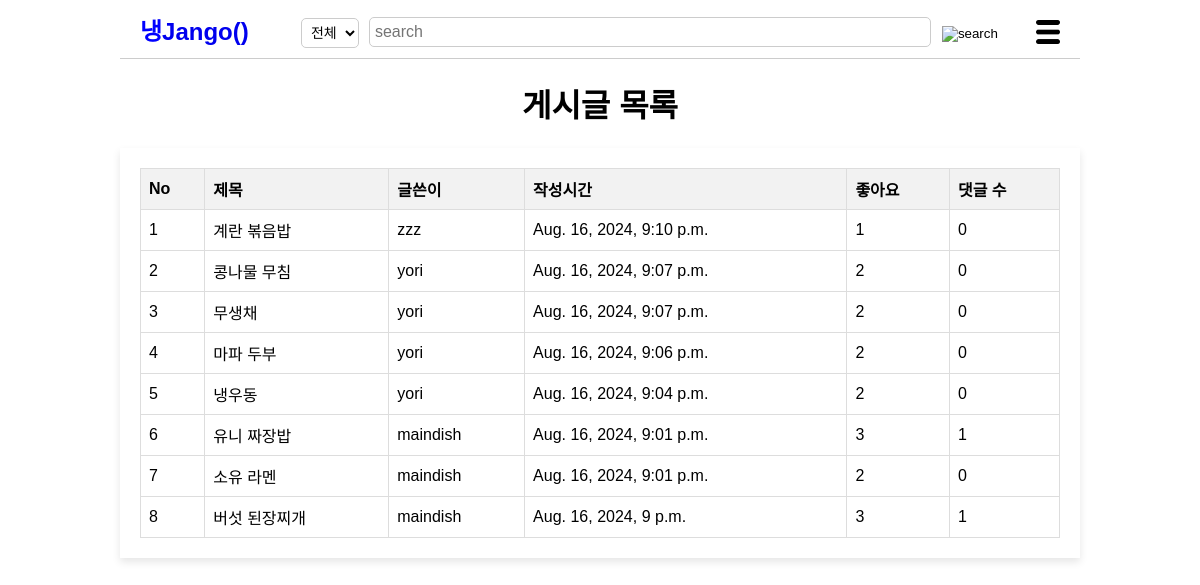
/search/14/, run on the app's committed database.
### post/models.py (models this page shows, shortened)
class Post(models.Model):
    title = models.CharField(max_length=200)
    cooktime = models.IntegerField()
    ingredient = models.TextField()
    cookmethod = models.TextField()
    created_at=models.DateTimeField(auto_now_add=True)
    writer=models.ForeignKey(User, on_delete=models.CASCADE)
    like_users=models.ManyToManyField(settings.AUTH_USER_MODEL, related_name='like_posts', blank=True)
    updated_at=models.DateTimeField(null=True, blank=True, auto_now=True)
    category = models.ForeignKey(Category, on_delete=models.CASCADE)

### post/views/search_views.py (the view, shortened to what this page needs)
# urls.py: path('search/<int:writer_id>/', search, name='search'),
def search(request, writer_id):
    user_detail = get_object_or_404(User_detail, user_id=writer_id)
    allergies = set(user_detail.allergies.replace(',', ' ').split())
    allergies = set(allergy.strip().lower() for allergy in allergies)
    if request.method == 'POST':
        search_select = request.POST.get('search_select', '')
        searched = request.POST.get('searched', '')
        return redirect(f'{reverse("post:search", kwargs={"writer_id": writer_id})}?searched={searched}&search_select={search_select}')
    else:
        search_select = request.GET.get('search_select', '')
        searched = request.GET.get('searched', '')
        search_terms = set(searched.replace(',', ' ').split())
        search_terms = set(term.lower() for term in search_terms)
        query1 = Q()
        query2 = Q()
        for allergy in allergies:
            query2 |= Q(ingredient__icontains=allergy)
        query = query1 & ~query2
        posts = Post.objects.filter(query).annotate(comment_count=Count('comment'))
        post_with_count = []
        for post in posts:
            count = 0
            post_with_count.append((post, count, post.created_at))
        post_with_count.sort(key=lambda x: (x[1], x[2]), reverse=True)
        sorted_posts = [post for post, count, post.created_at in post_with_count]
        page = request.GET.get('page', '1')
        paginator = Paginator(sorted_posts, 10)
        page_obj = paginator.get_page(page)
        return render(request, 'searched.html', {
            'searched': searched,
            'post_list': page_obj,
            'search_select': search_select,
        })

### post/templates/searched.html (shortened to what this page needs)
<!DOCTYPE html>
<html>
    <head>
        {% load static %}
        <link rel="stylesheet" href="{%static 'css/styles-post.css' %}">
    </head>
    <body>
        <header>
            <div class="logo"><a href="{% url 'post:main' %}">
                <span class="blue">냉</span>Jango() </a>
            </div>
            {% if user.is_authenticated %}
            <form method="POST" action="{% url 'post:search' user.id %}">
                {% csrf_token %}
                <div class="search-bar">
                    <select id="search-type" name="search_select">
                        <option value="전체">전체</option>
                        <option value="제목">제목</option>
                        <option value="재료">재료</option>
                    </select>
                    <input type="text" placeholder="search" name="searched">
                    <button><img src="{% static 'image/search-icon.png' %}" alt="search"></button>
                </div>
            </form>
            {% else %}
            <form method="POST" action="{% url 'post:outsearch'%}">
                <div class="search-bar">
                    <select id="search-type" name="search_select">
                        <option value="전체">전체</option>
                    </select>
                    <input type="text" placeholder="search" name="searched">
                    <button><img src="{% static 'image/search-icon.png' %}" alt="search"></button>
                </div>
            </form>
            {%endif%}
            <div class="menu-icon">
                <img src="{% static 'image/menu-icon.png' %}" alt="menu">
            </div>
        </header>
        <h1>게시글 목록</h1>
        <div class="container">
            <table>
                <thead>
                    <tr>
                        <th>No</th>
                        <th>제목</th>
                        <th>글쓴이</th>
                        <th>작성시간</th>
                        <th>좋아요</th>
                        <th>댓글 수</th>
                    </tr>
                </thead>
                <tbody>
                    {% for post in post_list %}
                    <tr class="fixed" data-href="{% url 'post:show' post.id %}">
                        <td>{{ forloop.counter }}</td>
                        <td>{{ post.title }}</td>
                        <td>{{ post.writer }}</td>
                        <td>{{ post.created_at }}</td>
                        <td>{{ post.like_users.all.count }}</td>
                        <td>{{ post.comment_count }}</td>
                    </tr>
                    {% endfor %}
                </tbody>
            </table>
        </div>
    </body>
    </html>

### static/css/styles-post.css (style rules this page uses)
body { font-family: Arial, sans-serif; margin: 0 auto; padding: 0; text-align:center; width: 960px; overflow-x: auto; }
header { display: flex; justify-content: space-between; align-items: center; padding: 10px 20px; background-color: #fff; border-bottom: 1px solid #ccc; }
a { text-decoration-line: none; text-decoration-color: black; }
.logo { font-size: 24px; font-weight: bold; margin-right: 20px; }
.logo .blue { color: blue; }
#search-type { margin-top: 2px; margin-right: 10px; padding: 5px; border-radius: 5px; border: 1px solid #ccc; background-color: #fff; font-size: 14px; }
#search-type option { background-color: #fff; }
.search-bar { padding-top: 6px; display: flex; align-items: center; flex-grow: 1; margin: 0 20px; }
.search-bar input { width: 550px; padding: 5px; font-size: 16px; border: 1px solid #ccc; border-radius: 5px; flex-grow: 1; }
.search-bar button { background: none; border: none; cursor: pointer; margin-left: 5px; }
.search-bar button img { margin-top: 3px; width: 30px; height: 30px; }
.menu-icon { position: relative; display: inline-block; }
.menu-icon img { margin-top: 10px; width: 24px; height: 24px; cursor: pointer; }
.container { margin: 0 auto; max-width: 1000px; background-color: #fff; padding: 20px; box-shadow: 0 4px 8px rgba(0, 0, 0, 0.1); }
table { width: 100%; border-collapse: collapse; }
th, td { border: 1px solid #ddd; padding: 8px; text-align: left; }
th { background-color: #f2f2f2; font-weight: bold; }
.fixed { color:black; }

### data on the page
Post: title "계란 볶음밥", writer "zzz", created_at "Aug. 16, 2024, 9:10 p.m.", like_users.all.count "1", comment_count "0"
Post: title "콩나물 무침", writer "yori", created_at "Aug. 16, 2024, 9:07 p.m.", like_users.all.count "2", comment_count "0"
Post: title "무생채", writer "yori", created_at "Aug. 16, 2024, 9:07 p.m.", like_users.all.count "2", comment_count "0"
Post: title "마파 두부", writer "yori", created_at "Aug. 16, 2024, 9:06 p.m.", like_users.all.count "2", comment_count "0"
Post: title "냉우동", writer "yori", created_at "Aug. 16, 2024, 9:04 p.m.", like_users.all.count "2", comment_count "0"
Post: title "유니 짜장밥", writer "maindish", created_at "Aug. 16, 2024, 9:01 p.m.", like_users.all.count "3", comment_count "1"
Post: title "소유 라멘", writer "maindish", created_at "Aug. 16, 2024, 9:01 p.m.", like_users.all.count "2", comment_count "0"
Post: title "버섯 된장찌개", writer "maindish", created_at "Aug. 16, 2024, 9 p.m.", like_users.all.count "3", comment_count "1"
